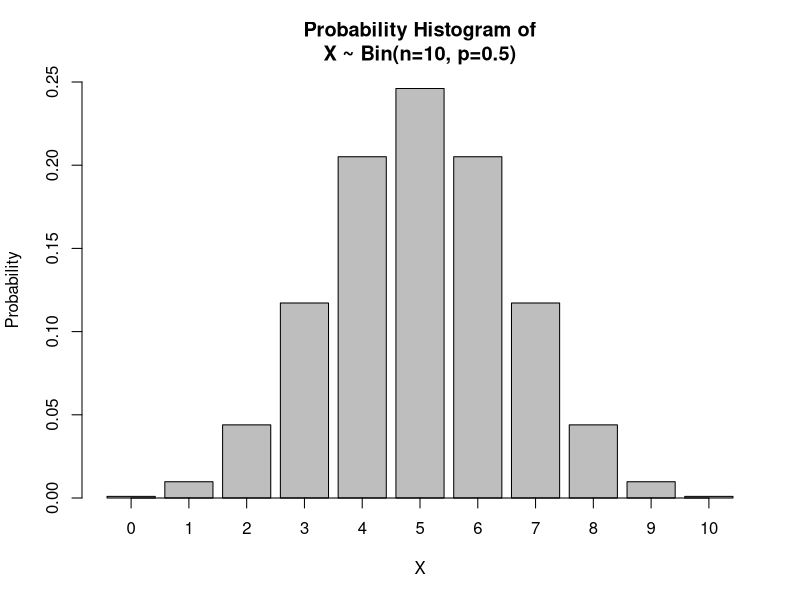
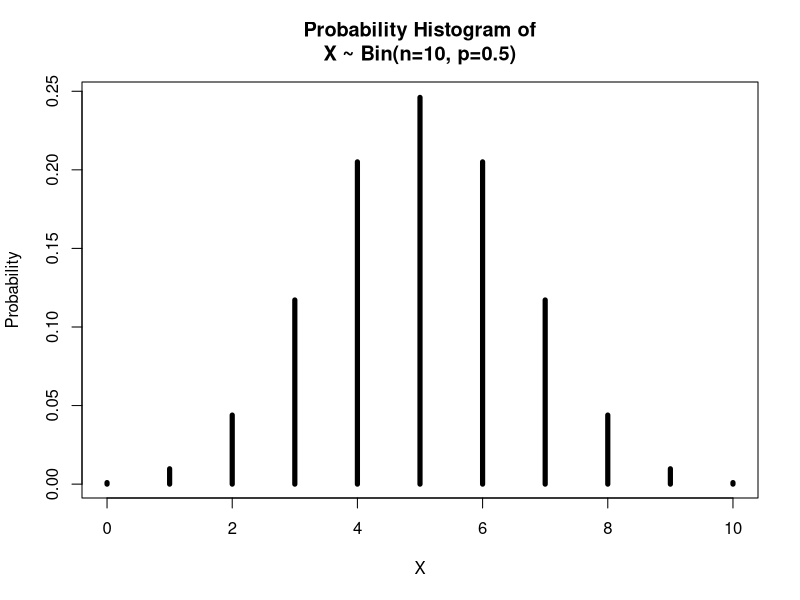
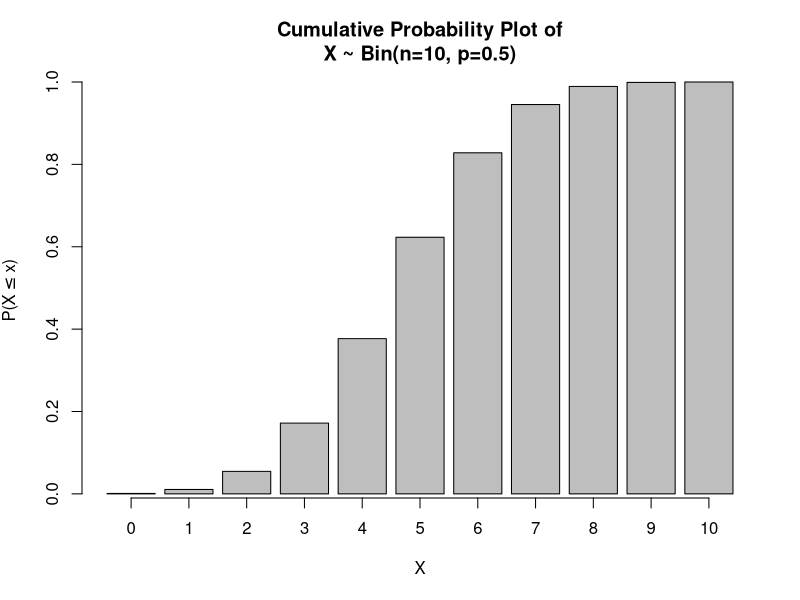
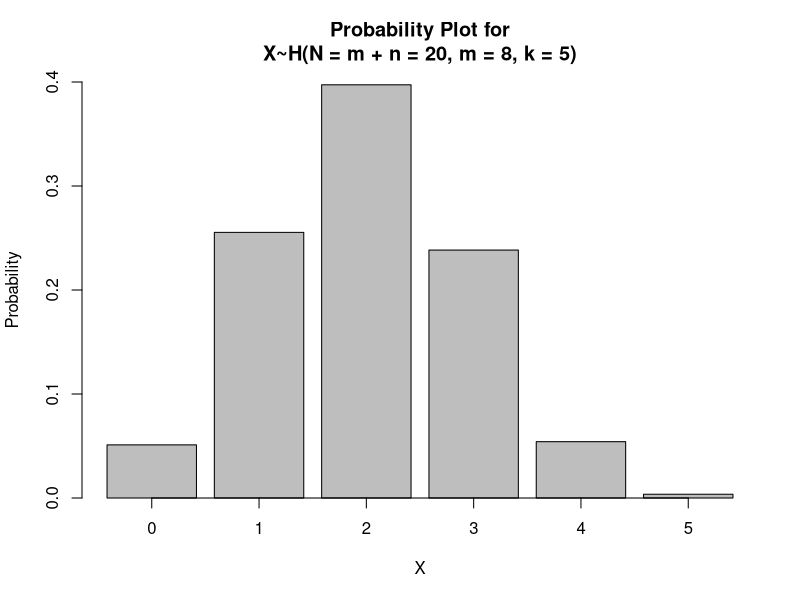
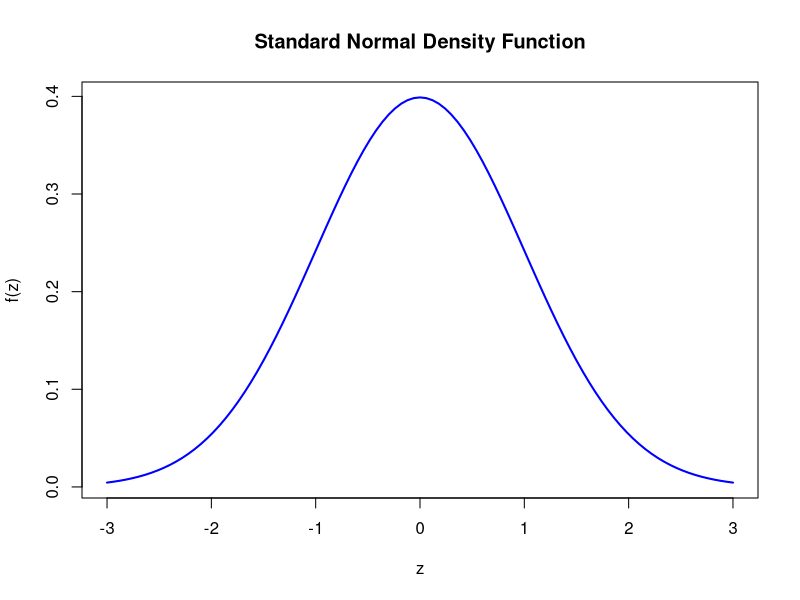
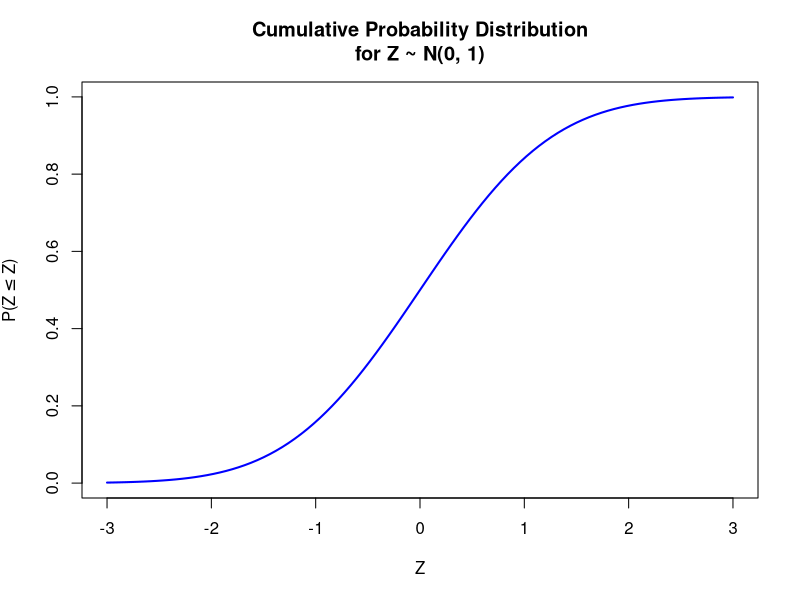
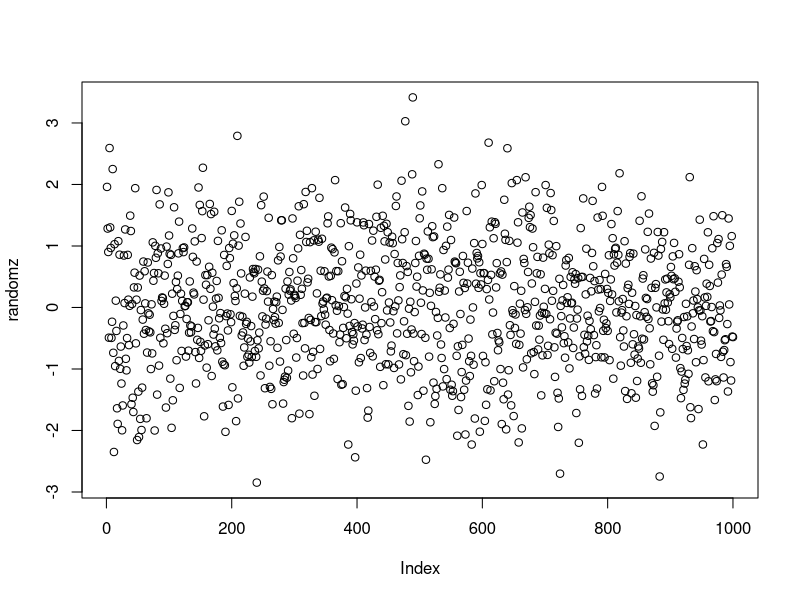
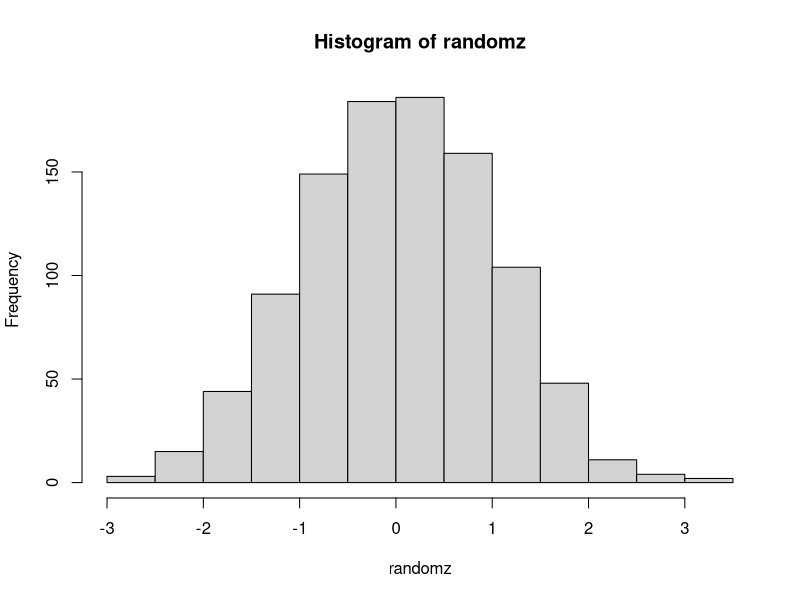

These figures' R source, in order:
# Probability Distributions n' Stuff

# Binomial Distributions ----
# X ~ Bin(n=10, p=0.5)
# P(X = 4)
dbinom(x = 4, size = 10, prob = 0.5)

# P(3 < X <= 7)
b.result <- dbinom(x = 4:7, size = 10, prob = 0.5)
b.result
sum(b.result)

# Create a probability histogram of X
barplot(dbinom(0:10, size=10, prob=0.5),
        names.arg = 0:10,
        ylim = c(0, 0.25),
        axis.lty = 1,
        main = "Probability Histogram of\nX ~ Bin(n=10, p=0.5)",
        xlab = "X",
        ylab = "Probability"
        )

plot(0:10, dbinom(0:10, size=10, prob=0.5),
     type = "h",
     lwd = 5,
     main = "Probability Histogram of\nX ~ Bin(n=10, p=0.5)",
     xlab = "X",
     ylab = "Probability")

# P(X <= 4)
pbinom(q = 4, size = 10, prob = 0.5, lower.tail = TRUE)

# P(X > 4)
1 - pbinom(q = 4, size = 10, prob = 0.5, lower.tail = TRUE)
pbinom(q = 4, size = 10, prob = 0.5, lower.tail = FALSE)

# P(X < 8), which is the same as P(X <= 7)
pbinom(q = 7, size = 10, prob = 0.5, lower.tail = TRUE)

# P(2 < X < 7)
pbinom(q = 6, size = 10, prob = 0.8, lower.tail = TRUE) - pbinom(q = 2, size = 10, prob = 0.8, lower.tail = TRUE)

# Create a cumulative probability histogram of X n' stuff
barplot(pbinom(q = 0:10, size = 10, prob = 0.5, lower.tail = TRUE),
        names.arg = 0:10,
        main = "Cumulative Probability Plot of\nX ~ Bin(n=10, p=0.5)",
        xlab = "X",
        ylab = expression("P(X" <= "x)"),
        axis.lty = 1)

# Find x such that P(X <= x) = 0.05
qbinom(p = 0.05, size = 10, prob = 0.5, lower.tail = TRUE)

# Find the 80th percentile of X
qbinom(p = 0.8, size = 10, prob = 0.5, lower.tail = TRUE)

# Find IQR of X
qbinom(p = 0.75, size = 10, prob = 0.5, lower.tail = TRUE) - qbinom(p = 0.25, size = 10, prob = 0.5, lower.tail = TRUE)

# Generate random sample of size 100
set.seed(222)
rbinom(n = 100, size = 10, prob = 0.5)


# Doing some mean and stuff
n <- 10
p <- 0.5

mean.binom <- n*p
mean.binom

var.binom <- n*p*(1-p)
sd.binom <- sqrt(var.binom)
sd.binom

# Hypergeometric Stuff ----
# 20 balls, 8 white, 12 red. 5 Balls are drawn.
m <- 8
n <- 12
k <- 5

# Find probability of getting exactly 3 white balls
dhyper(x = 3, m = m, n = n, k = k)

# Find probability of getting at most 2 white balls
phyper(q = 2, m = m, n = n, k = k)

# Find probability of getting more than 3 white balls
phyper(q = 2, m = m, n = n, k = k, lower.tail = FALSE)

# Find mean and standard deviation of X
m.hyper <- k*m / (m+n) # mean
v.hyper <- k * (m / (m + n)) * (1 - m/(m+n)) * ((m+n-k)/(m+n-1)) # variance
s.hyper <- sqrt(v.hyper) # stdev

m.hyper
v.hyper
s.hyper

# Create a probability plot for X
barplot(dhyper(x = 0:5, m = m, n = n, k = k),
        main = "Probability Plot for\nX~H(N = m + n = 20, m = 8, k = 5)",
        names.arg = 0:5,
        xlab = "X",
        ylab = "Probability",
        axis.lty = 1,
        ylim = c(0, 0.4))

# Normal Distributions n' Stuff ----
# For Z ~ N(mean = 0, stdev = 1)

# Find f(z = -1)
dnorm(x = -1)

# Draw probability density curve Z from -3 to 3
curve(dnorm, from = -3, to = 3,
      main = "Standard Normal Density Function",
      xlab = "z", ylab = "f(z)",
      col = "blue", lwd = 2)

# Find P(-2 <= Z <= 1.4)
pnorm(q = 1.4) - pnorm(q = -2)

# Draw cumulative distribution function of Z
curve(pnorm, from = -3, to = 3,
      main = "Cumulative Probability Distribution\nfor Z ~ N(0, 1)",
      xlab = "Z", ylab = expression("P(Z" <= "Z)"),
      col = "blue", lwd =2)

# Find z such that P(Z < z) = 0.8
qnorm(0.8)

# Find z such that P(z<=Z<=0) = 0.325
qnorm(0.175)

# Find quartiles
qnorm(c(0.25, 0.5, 0.75))

# Generate random sample of 1000
set.seed(406)
randomz <- rnorm(1000)
randomz
summary(randomz)
plot(randomz)
hist(randomz)

# X ~ N (mean = 110, stdev = 13) ----
m <- 110
s <- 13
# Draw a Probability Density Curve from 65 to 155
plot(65:155, dnorm(65:155, mean = m, sd = s),
     type = "l",
     main = expression(paste("Normal Distribution with ", mu, " = 110, ", sigma, " = 13")),
     xlab = "X",
     ylab = "f(x)",
     lwd = 2,
     col = "blue")

abline(h = 0, col = "gray")

# Find P(X <= 100) and shade this region.
z <- seq(65, 100, length.out = 300)
fz <- dnorm(z, mean = m, sd = s)
polygon(c(65, z, 100), c(0, fz, 0), density=-1, col="magenta")

# Find P(120 <= X <= 135), and shade it.
z <- seq(120, 135, length.out = 300)
fz <- dnorm(z, mean = m, sd = s)
polygon(c(120, z, 135), c(0, fz, 0), density=-1, col="cyan")

text(x= 78, y = 0.017,
     labels = expression("P(X "<=" 100) = 0.2208782"))

text(x = 140, y = 0.017,
     labels = expression("P(120 "<=" X < 135) = 0.193643"))

arrows(c(80, 140), c(0.016, 0.016), c(90, 130), c(0.01, 0.01))

# Exponential Distributions ----
thisrange <- seq(0, 8, length.out = 125)
plot(thisrange, dexp(thisrange, rate = 1),
     type = "l",
     lty = 2,
     lwd = 3,
     col = "blue",
     xlim = c(0.3, 7.8),
     ylim = c(0, 1.7),
     xlab = "x",
     ylab = "f(x)")
lines(thisrange, dexp(thisrange, rate = 1.65),
      lty = 1,
      lwd = 3,
      col = "red")
lines(thisrange, dexp(thisrange, rate = 0.4),
      lty = 3,
      lwd = 3,
      col = "green")

legend(6.5, 1.6,
       legend = c(expression(paste(lambda, " = 1.65")), expression(paste(lambda, " = 1")), expression(paste(lambda, " = 0.4"))),
       lty = c(1, 2, 3),
       lwd = 3,
       col = c("red", "blue", "green"))

# Example Thingy
# Bridge Thingy; lambda = 1/6
# Plot the thingy over range (0, 40)
thisrange <- seq(0, 40, length.out = 150)
plot(thisrange, dexp(thisrange, 1/6),
     type = "l",
     main = expression(paste("Exponential Distribution with ", lambda, " = 1/6")),
     xlab = "x",
     ylab = "f(x)",
     lty = 1,
     lwd = 2,
     col = "blue")

# What is the probability of the stress range being:
# At least 2 MPa
pexp(2, 1/6, lower.tail = FALSE)
# At most 7 MPa
pexp(2, 7)
# Between 5 and 10 MPa. Shade this one.
pexp(10, 1/6) - pexp(5, 1/6)
shadex <- seq(5, 10, length.out = 100)
shadefx <- dexp(shadex, 1/6)
polygon(c(5, shadex, 10), c(0, shadefx, 0), density=-1, col="cyan2")
text(15, 0.1, "P(5 < X < 10) = 0.2457226")
arrows(10, 0.09, 8, 0.06)

# What value separates the highest 2% of the stress ranges from the remaining 98%?
qexp(0.98, 1/6)

# Find the median of the distribution
qexp(0.5, 1/6)

# Find the mean and standard deviation
mean(dexp(thisrange, 1/6))
sd(dexp(thisrange, 1/6))

